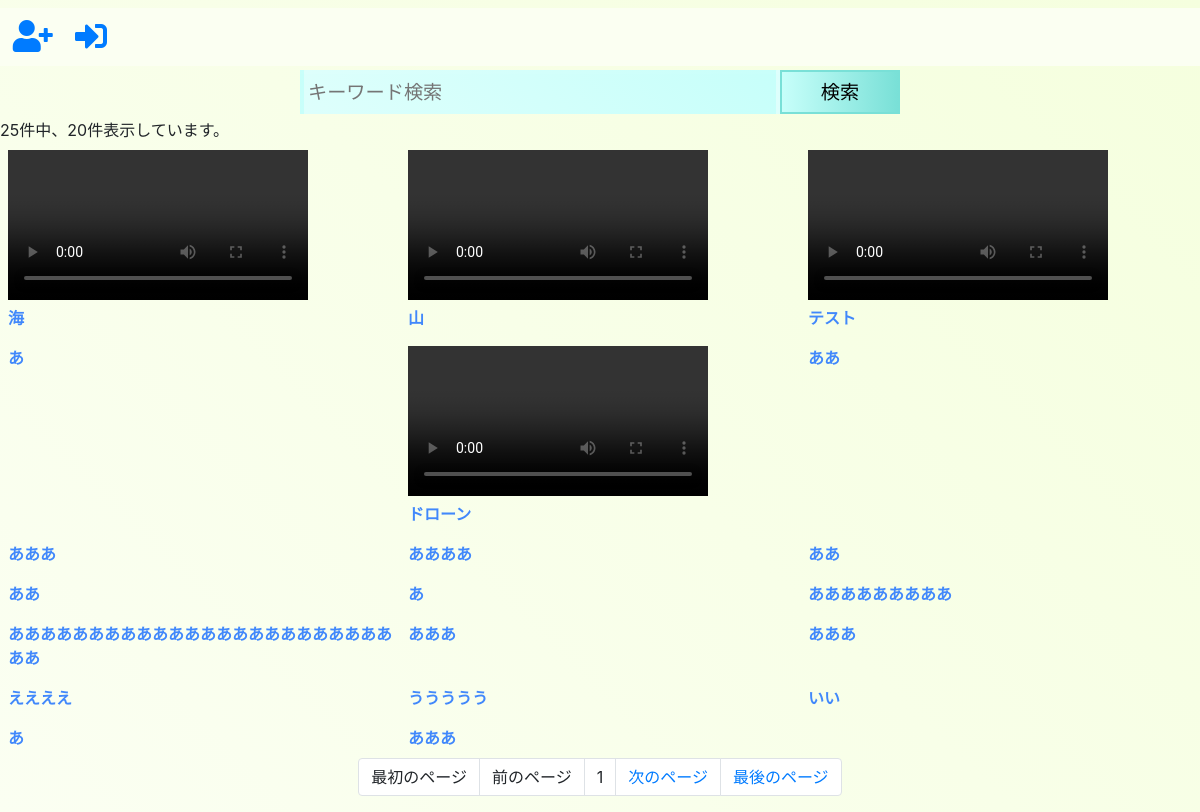
The app's page /search/ with its own data.
### tube/models.py (models this page shows, shortened)
class Video(models.Model):
    class Meta:
        db_table = "video"
    id       = models.UUIDField(default=uuid.uuid4, primary_key=True, editable=False )
    title    = models.CharField(verbose_name="タイトル", max_length=50)
    category = models.ForeignKey(Category, verbose_name="カテゴリ", on_delete=models.PROTECT)
    tag      = models.ManyToManyField(Tag, verbose_name="タグ", blank=True)
    description  = models.CharField(verbose_name="動画説明文", max_length=300)
    dt           = models.DateTimeField(verbose_name="投稿日", default=timezone.now)
    edited       = models.BooleanField(default=False)
    movie        = models.FileField(verbose_name="動画",upload_to="tube/movie",blank=True)

### tube/views.py (the view)
class SearchView(View):
    def get(self, request, *args, **kwargs):
        query = Q()
        page = 1
        if "word" in request.GET:
            word_list = request.GET["word"].replace("　", " ").split(" ")
            for w in word_list:
                query &= Q(Q(title__icontains=w) | Q(description__icontains=w))
        if "page" in request.GET:
            page = request.GET["page"]
        videos = Video.objects.filter(query).order_by("-dt")
        amount = len(videos)
        videos_paginator = Paginator(videos, SEARCH_AMOUNT_PAGE)
        videos = videos_paginator.get_page(page)
        context = {"videos": videos,
                   "amount": amount}
        return render(request, "tube/search.html", context)
    '''
        query  = Q()
        page   = 1

        if "word" in request.GET:

            if request.GET["word"] == "" or request.GET["word"].isspace():
                return redirect("tube:index")

            word_list = request.GET["word"].replace("　", " ").split(" ")

            for w in word_list:

               if "option" in request.GET:
                   query |= Q( Q(description__icontains=w) | Q(title__icontains=w) )
               else:
                   query &= Q( Q(description__icontains=w) | Q(title__icontains=w) )

        if "page" in request.GET:
            page  = request.GET["page"]

        videos = Video.objects.filter(query).order_by("-dt")
        amount = len(videos)

        videos_paginator = Paginator(videos, SEARCH_AMOUNT_PAGE)
        videos = videos_paginator.get_page(page)

        context = {"videos": videos,
                   "amount": amount}

        return render(request, "tube/search.html", context)
    '''

### tube/templatetags/param_change.py (called while the page is built)
@register.simple_tag()
def url_replace(request, field, value):
    dict_           = request.GET.copy()
    dict_[field]    = value
    return dict_.urlencode()

### templates/tube/search.html
{% extends "common/sidebar.html" %}
{% load static %}
{% load param_change %}
{% block main %}
{% include "tube/search_form.html" %}
    {% if amount > 0 %}
    <div>{{ amount }}件中、{{ videos|length }}件表示しています。</div>
    {% endif %}
     <div class="video_content_list">
         {% for video in videos %}
               <div class="video_content">
                    <a class="video_content_link" href="{% url 'tube:single' video.id %}">
                        {% if video.movie %}<div><video src="/media/{{ video.movie }}" alt="投稿された動画" controls></video></div>{% endif %}
                        <div class="video_title">{{ video.title }}</div>
                    </a>
               </div>
         {% endfor %}
     </div>
        <ul class="pagination justify-content-center">
            {% if videos.has_previous %}
            <li class="page-item"><a class="page-link" href="?{% url_replace request 'page' '1' %}">最初のページ</a></li>
            <li class="page-item"><a class="page-link" href="?{% url_replace request 'page' videos.previous_page_number %}">前のページ</a></li>
            {% else %}
            <li class="page-item"><a class="page-link">最初のページ</a></li>
            <li class="page-item"><a class="page-link">前のページ</a></li>
            {% endif %}
            <li class="page-item"><a class="page-link">{{ videos.number }}</a></li>
            {% if videos.has_next %}
            <li class="page-item"><a class="page-link" href="?{% url_replace request 'page' videos.next_page_number %}">次のページ</a></li>
            <li class="page-item"><a class="page-link" href="?{% url_replace request 'page' videos.paginator.num_pages %}">最後のページ</a></li>
            {% else %}
            <li class="page-item"><a class="page-link">次のページ</a></li>
            <li class="page-item"><a class="page-link">最後のページ</a></li>
            {% endif %}
        </ul>
</main>
{% endblock %}

### templates/common/sidebar.html (shortened to what this page needs)
{% load static %}
<!DOCTYPE html>
<html lang="ja">
<head>
    <link rel="stylesheet" href="https://stackpath.bootstrapcdn.com/bootstrap/4.4.1/css/bootstrap.min.css">
    <link rel="stylesheet" href="https://use.fontawesome.com/releases/v5.1.0/css/all.css">
    <link rel="stylesheet" href="{% static 'common/css/style.css' %}">
</head>
<body>
    <header>
        {% if request.user.is_authenticated %}
        <a class="header_icon" href="{% url 'account_logout' %}">
            <i class="fas fa-user"></i>
        </a>
        {% else %}
        <a class="header_icon" href="{% url 'account_signup' %}">
            <i class="fas fa-user-plus"></i>
        </a>
        <a class="header_icon" href="{% url 'account_login' %}">
            <i class="fas fa-sign-in-alt"></i>
        </a>
        {% endif %}
    </header>
    <main>
    {% block main %}
    {% endblock %}
</body>
</html>

### templates/tube/search_form.html
<div class="search_form_area">
    <form class="search_form" action="{% url 'tube:search' %}" method="GET">
        <input class="search_form_word" type="text" name="word" value="{{ request.GET.word }}" placeholder="キーワード検索" >
        <input class="search_form_submit" type="submit" value="検索">
    </form>
</div>

### static/common/css/style.css (style rules this page uses)
header { background:#fbfff2; color:#708fff; }
.header_icon { display:inline-block; font-size:2rem; padding:0.3rem; margin-left:0.5rem; }
body { background-image: linear-gradient(45deg, #fbfff2 0%, #f5ffde 100%); }
video { max-width:100%; }
.video_content_list { display:flex; flex-wrap:wrap; }
.video_content { width:calc(100% / 3); }
.video_content_link { display:block; margin:0.5rem; }
.video_title { color:#4188FB; font-weight:bold; }
.search_form { display:flex; justify-content:center; }
.search_form_word { display:block; width:40%; font-size:1.2rem; padding:0.25rem; margin:0.25rem 0; border:solid 0.25rem transparent; background:linear-gradient(45deg, #defffc 0%,#c7fffa 100%); color:#2d3030; }
.search_form_submit { width:10%; display:block; padding:0.3rem; margin:0.25rem 0; font-size:1.2rem; color:6795fd; background:linear-gradient(90deg, #c7fffa 0%,#79e0d7 100%); border:solid 0.15rem #79e0d7; cursor:pointer; }

### records on screen
Video: title "海"
Video: title "山"
Video: title "テスト"
Video: title "あ"
Video: title "ドローン"
Video: title "ああ"
Video: title "あああ"
Video: title "ああああ"
Video: title "ああ"
Video: title "ああ"
Video: title "あ"
Video: title "あああああああああ"
Video: title "ああああああああああああああああああああああああああ"
Video: title "あああ"
Video: title "あああ"
Video: title "ええええ"
Video: title "ううううう"
Video: title "いい"
Video: title "あ"
Video: title "あああ"

### other values on screen
{{ amount }} "25"
{{ videos|length }} "20"
{{ videos.number }} "1"
